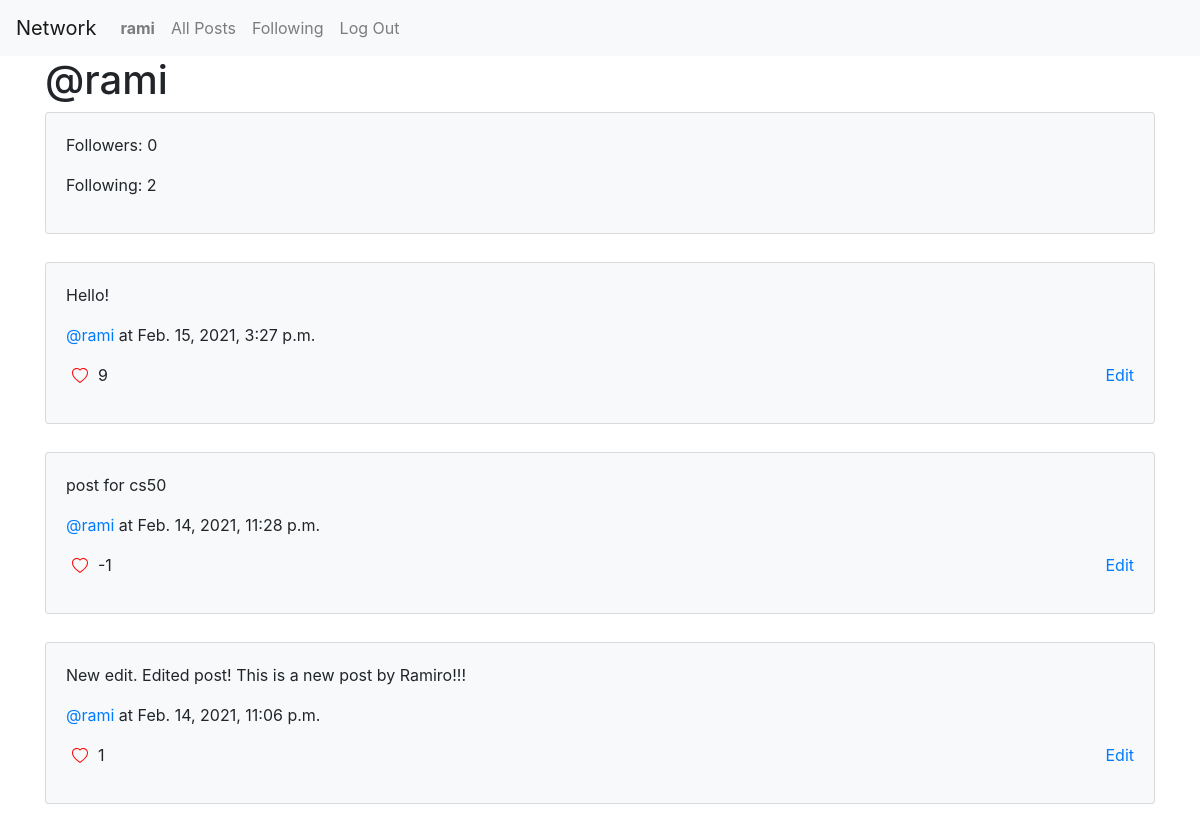
Page /user/1/ (signed in, upper part) on the earlier database version.
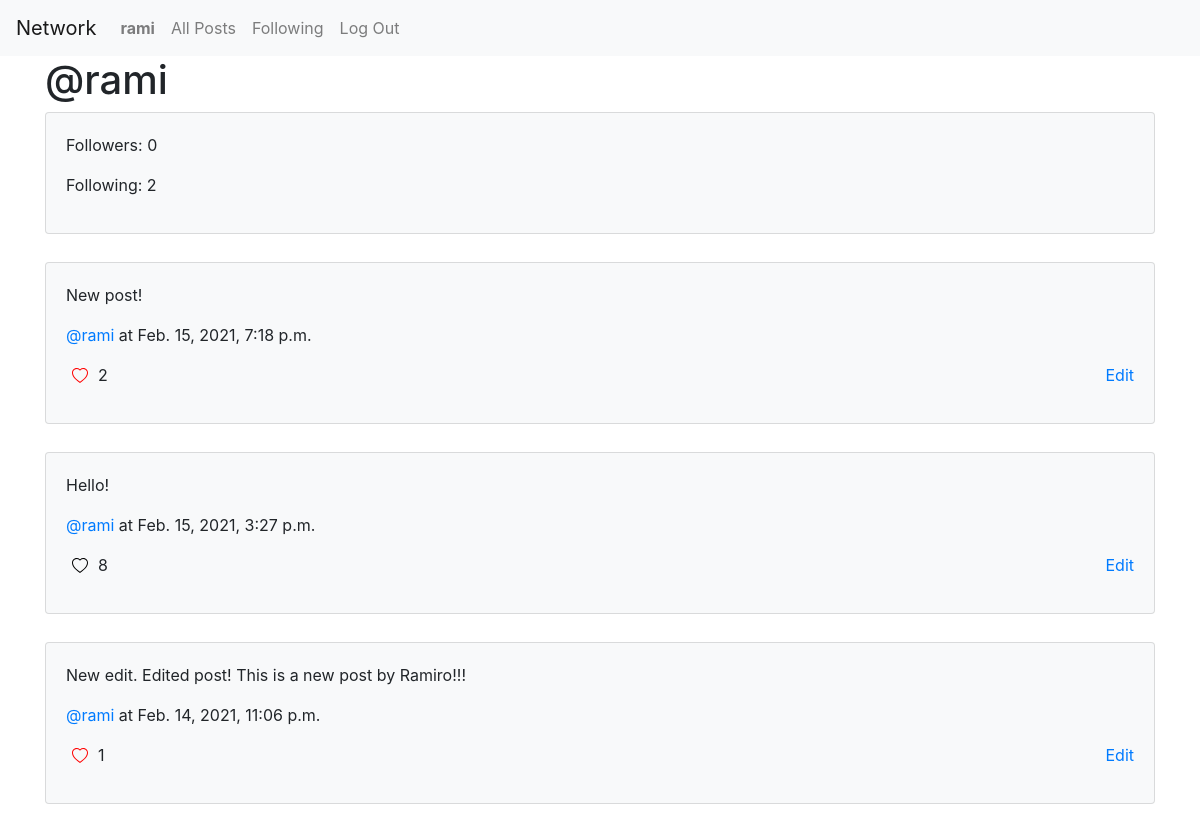
Same page on the later database version.
### network/models.py (models this page shows, shortened)
class Post(models.Model):
    author = models.ForeignKey('User', on_delete=models.CASCADE, blank=True, null=True)
    body = models.TextField(blank=True, null=True)
    created = models.DateTimeField(auto_now_add=True)
    updated = models.DateTimeField(auto_now=True, null=True, blank=True)
    liked = models.BooleanField(default=False)
    total_likes = models.IntegerField(default=0)
    user_who_liked = models.ManyToManyField('User', blank=True, related_name="user_liked")
    class Meta:
        ordering = ('-created',)

class User(AbstractUser):
    pass

### network/views.py (the view, shortened to what this page needs)
# urls.py: path("user/<str:author>/", views.user_list, name="user_list"),
@login_required
def user_list(request, author):
    author = User.objects.get(id=author)
    posts = Post.objects.filter(author=author)
    user = request.user
    button = "Follow" if Author.objects.filter(user_from=request.user, user_to=author).count() == 0 else "Unfollow"
    for post in posts:
        post.liked = Like.objects.filter(who_liked_it=user, post=post).exists()
        post.save()
    p = Paginator(posts, 10)
    page_number = request.GET.get('page')
    page_obj = p.get_page(page_number)
    args = {
        "followers": Author.objects.filter(user_to=author).count(),
        "following": Author.objects.filter(user_from=author).count(),
        "page_obj": page_obj,
        "author": author,
        "button": button,
        "user":user
    }
    return render(request, 'network/user/list.html', args)

### network/templates/network/user/list.html (shortened to what this page needs)
{% extends "network/layout.html" %}
{% block body %}
<div class="container mb-4">
    <h1>@{{ author }}</h1>
    <div class="row">
        <div class="col-sm">
            <div class="card bg-light mb-1">
                <div class="card-body">
                    <p class="card-text">Followers: {{ followers }}</p>
                    <p class="card-text">Following: {{ following }}</p>
                </div>
            </div>
        </div>
    </div>
</div>
{% for post in page_obj %}
<div class="container">
    <div class="row">
        <div class="col-sm">
            <div class="card bg-light mb-1">
                        <div class="card-body" id="post_card-{{post.id}}">
                        <p class="card-text" id="post_body-{{post.id}}">{{ post.body }}</p>
                        <p class="card-text"><a href="{% url 'user_list' post.author.id %}">@{{ post.author}}</a> at {{ post.created }}</p>
                        <form action="{% url 'liketoggle' post.id %}" method="post">
                            <button class="card-text float-left no-border" type="submit">
                                <svg id="liker-{{ post.id }}" onclick="post_liker('{{post.id}}')" xmlns="http://www.w3.org/2000/svg" width="20" height="20" fill="{% if post.liked %}red{% else %}black{% endif %}" class="bi bi-heart" viewBox="0 0 20 20">
                                <path d="M8 2.748l-.717-.737C5.6.281 2.514.878 1.4 3.053c-.523 1.023-.641 2.5.314 4.385.92 1.815 2.834 3.989 6.286 6.357 3.452-2.368 5.365-4.542 6.286-6.357.955-1.886.838-3.362.314-4.385C13.486.878 10.4.28 8.717 2.01L8 2.748zM8 15C-7.333 4.868 3.279-3.04 7.824 1.143c.06.055.119.112.176.171a3.12 3.12 0 0 1 .176-.17C12.72-3.042 23.333 4.867 8 15z"/>
                                </svg>
                            </button>
                        </form>
                        <p class="card-text float-left" id="count_likes-{{ post.id }}">{{ post.total_likes }}</p>
                          {% if request.user == post.author %}
                        <div id="edit-{{ post.id }}" onclick="postedit('{{post.id }}')">
                        <a href="#" class="card-link float-right" id="edit_button-{{post.id}}">Edit</a>
                        </div>
                          {% endif %}
                    </div>
            </div>
        </div>
    </div>
</div>
<br>
{% endfor %}
{% endblock %}

Differences in the rows shown:
removed Post: body "post for cs50", author "rami", created "Feb. 14, 2021, 11:28 p.m.", liked True (drawn), total_likes "-1"
added Post: body "New post!", author "rami", created "Feb. 15, 2021, 7:18 p.m.", liked True (drawn), total_likes "2"
changed Post "Hello!": total_likes "9" → "8"
